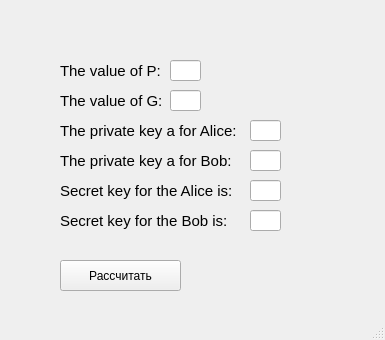
<?xml version="1.0" encoding="UTF-8"?>
<ui version="4.0">
 <class>MainWindow</class>
 <widget class="QMainWindow" name="MainWindow">
  <property name="geometry">
   <rect>
    <x>0</x>
    <y>0</y>
    <width>385</width>
    <height>340</height>
   </rect>
  </property>
  <property name="windowTitle">
   <string>MainWindow</string>
  </property>
  <widget class="QWidget" name="centralwidget">
   <widget class="QLabel" name="label">
    <property name="geometry">
     <rect>
      <x>60</x>
      <y>60</y>
      <width>111</width>
      <height>21</height>
     </rect>
    </property>
    <property name="font">
     <font>
      <pointsize>11</pointsize>
     </font>
    </property>
    <property name="text">
     <string>The value of P:</string>
    </property>
   </widget>
   <widget class="QLineEdit" name="P">
    <property name="geometry">
     <rect>
      <x>170</x>
      <y>60</y>
      <width>31</width>
      <height>21</height>
     </rect>
    </property>
    <property name="readOnly">
     <bool>true</bool>
    </property>
   </widget>
   <widget class="QLineEdit" name="G">
    <property name="geometry">
     <rect>
      <x>170</x>
      <y>90</y>
      <width>31</width>
      <height>21</height>
     </rect>
    </property>
    <property name="readOnly">
     <bool>true</bool>
    </property>
   </widget>
   <widget class="QLabel" name="label_2">
    <property name="geometry">
     <rect>
      <x>60</x>
      <y>90</y>
      <width>111</width>
      <height>21</height>
     </rect>
    </property>
    <property name="font">
     <font>
      <pointsize>11</pointsize>
     </font>
    </property>
    <property name="text">
     <string>The value of G:</string>
    </property>
   </widget>
   <widget class="QLabel" name="label_3">
    <property name="geometry">
     <rect>
      <x>60</x>
      <y>120</y>
      <width>201</width>
      <height>21</height>
     </rect>
    </property>
    <property name="font">
     <font>
      <pointsize>11</pointsize>
     </font>
    </property>
    <property name="text">
     <string>The private key a for Alice:</string>
    </property>
   </widget>
   <widget class="QLineEdit" name="a">
    <property name="geometry">
     <rect>
      <x>250</x>
      <y>120</y>
      <width>31</width>
      <height>21</height>
     </rect>
    </property>
    <property name="readOnly">
     <bool>true</bool>
    </property>
   </widget>
   <widget class="QLineEdit" name="b">
    <property name="geometry">
     <rect>
      <x>250</x>
      <y>150</y>
      <width>31</width>
      <height>21</height>
     </rect>
    </property>
    <property name="readOnly">
     <bool>true</bool>
    </property>
   </widget>
   <widget class="QLabel" name="label_4">
    <property name="geometry">
     <rect>
      <x>60</x>
      <y>150</y>
      <width>201</width>
      <height>21</height>
     </rect>
    </property>
    <property name="font">
     <font>
      <pointsize>11</pointsize>
     </font>
    </property>
    <property name="text">
     <string>The private key a for Bob:</string>
    </property>
   </widget>
   <widget class="QLabel" name="label_5">
    <property name="geometry">
     <rect>
      <x>60</x>
      <y>180</y>
      <width>201</width>
      <height>21</height>
     </rect>
    </property>
    <property name="font">
     <font>
      <pointsize>11</pointsize>
     </font>
    </property>
    <property name="text">
     <string>Secret key for the Alice is:</string>
    </property>
   </widget>
   <widget class="QLineEdit" name="Ka">
    <property name="geometry">
     <rect>
      <x>250</x>
      <y>180</y>
      <width>31</width>
      <height>21</height>
     </rect>
    </property>
    <property name="readOnly">
     <bool>true</bool>
    </property>
   </widget>
   <widget class="QLineEdit" name="Kb">
    <property name="geometry">
     <rect>
      <x>250</x>
      <y>210</y>
      <width>31</width>
      <height>21</height>
     </rect>
    </property>
    <property name="readOnly">
     <bool>true</bool>
    </property>
   </widget>
   <widget class="QLabel" name="label_6">
    <property name="geometry">
     <rect>
      <x>60</x>
      <y>210</y>
      <width>201</width>
      <height>21</height>
     </rect>
    </property>
    <property name="font">
     <font>
      <pointsize>11</pointsize>
     </font>
    </property>
    <property name="text">
     <string>Secret key for the Bob is:</string>
    </property>
   </widget>
   <widget class="QPushButton" name="pushButton">
    <property name="geometry">
     <rect>
      <x>60</x>
      <y>260</y>
      <width>121</width>
      <height>31</height>
     </rect>
    </property>
    <property name="text">
     <string>Рассчитать</string>
    </property>
   </widget>
  </widget>
  <widget class="QMenuBar" name="menubar">
   <property name="geometry">
    <rect>
     <x>0</x>
     <y>0</y>
     <width>385</width>
     <height>20</height>
    </rect>
   </property>
  </widget>
  <widget class="QStatusBar" name="statusbar"/>
 </widget>
 <resources/>
 <connections>
  <connection>
   <sender>pushButton</sender>
   <signal>clicked()</signal>
   <receiver>MainWindow</receiver>
   <slot>calculate_keys()</slot>
   <hints>
    <hint type="sourcelabel">
     <x>131</x>
     <y>300</y>
    </hint>
    <hint type="destinationlabel">
     <x>214</x>
     <y>504</y>
    </hint>
   </hints>
  </connection>
 </connections>
 <slots>
  <slot>calculate_keys()</slot>
 </slots>
</ui>
